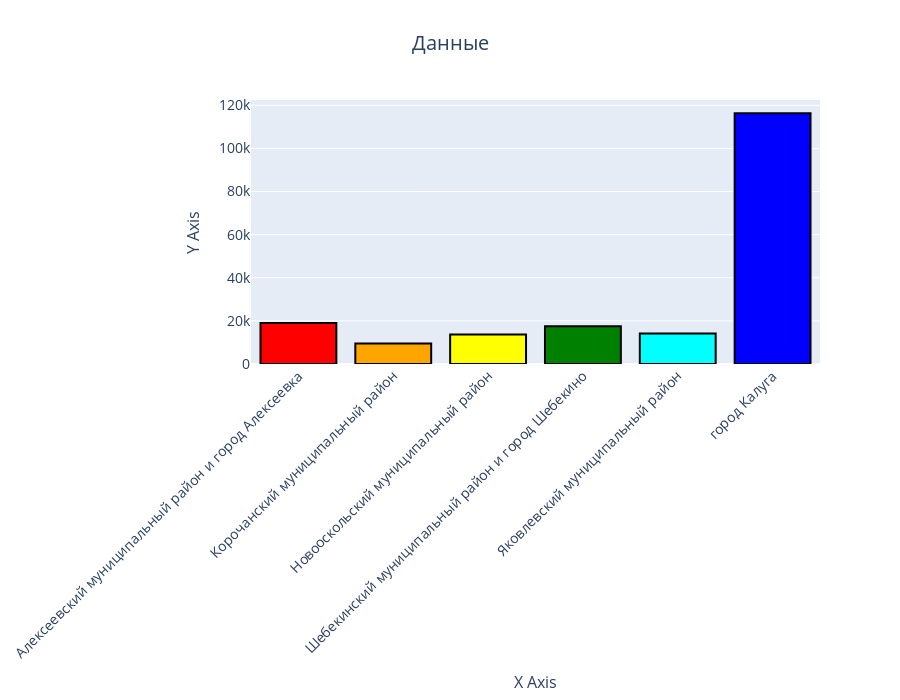

Notebook cell for this chart:
### Markdown cell above
# Пункт 3

### Code cell
colors = ['red', 'orange', 'yellow', 'green', 'cyan', 'blue', 'violet']
fig = go.Figure(data=[
    go.Bar(name='Bar', x = data['district'], y=data['empl_total'])
])
fig.update_traces(marker=dict(color=colors, coloraxis='coloraxis'), marker_line_color='black',
marker_line_width=2)
fig.update_layout(width=None, height=700,
                title=dict(
                    text="Данные",
                    font_size=20,
                    x=0.5
                ),
                xaxis=dict(
                    title="X Axis",
                    title_font_size=16,
                    tickangle=315,
                    tickfont_size=14,
                ),
                yaxis=dict(
                    title="Y Axis",
                    title_font_size=16,
                    tickfont_size=14,
                )
)
fig.show()

### Figure 1 — Plotly figure (JSON) as saved in the notebook; plotly's stock layout.template omitted (floating-point values rounded to 4 significant figures)
{"data": [{"marker": {"color": ["red", "orange", "yellow", "green", "cyan", "blue", "violet"], "coloraxis": "coloraxis", "line": {"color": "black", "width": 2}}, "name": "Bar", "type": "bar", "x": ["Алексеевский муниципальный район и город Алексеевка", "Корочанский муниципальный район", "Новооскольский муниципальный район", "Шебекинский муниципальный район и город Шебекино", "Яковлевский муниципальный район", "город Калуга"], "y": [19027, 9547, 13647, 17482, 14175, 116345]}], "layout": {"height": 700, "title": {"font": {"size": 20}, "text": "Данные", "x": 0.5}, "xaxis": {"tickangle": -45, "tickfont": {"size": 14}, "title": {"font": {"size": 16}, "text": "X Axis"}}, "yaxis": {"tickfont": {"size": 14}, "title": {"font": {"size": 16}, "text": "Y Axis"}}}}
